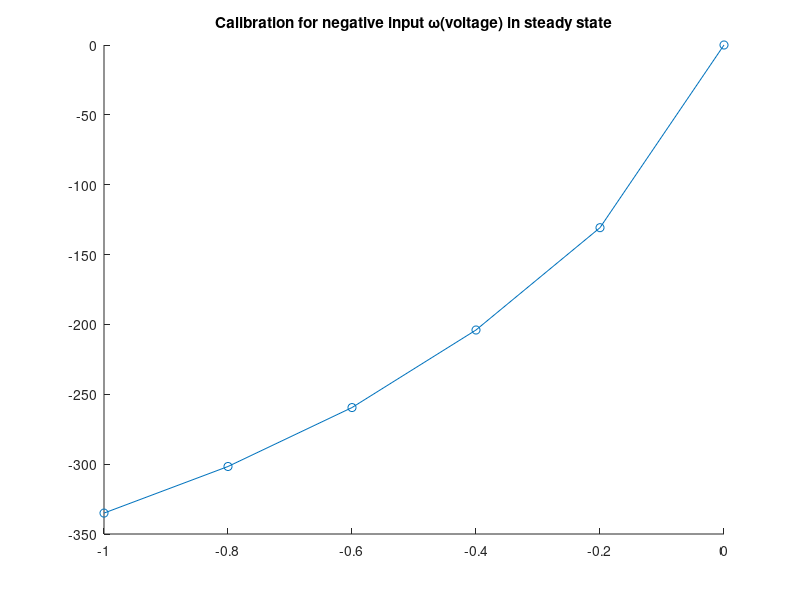
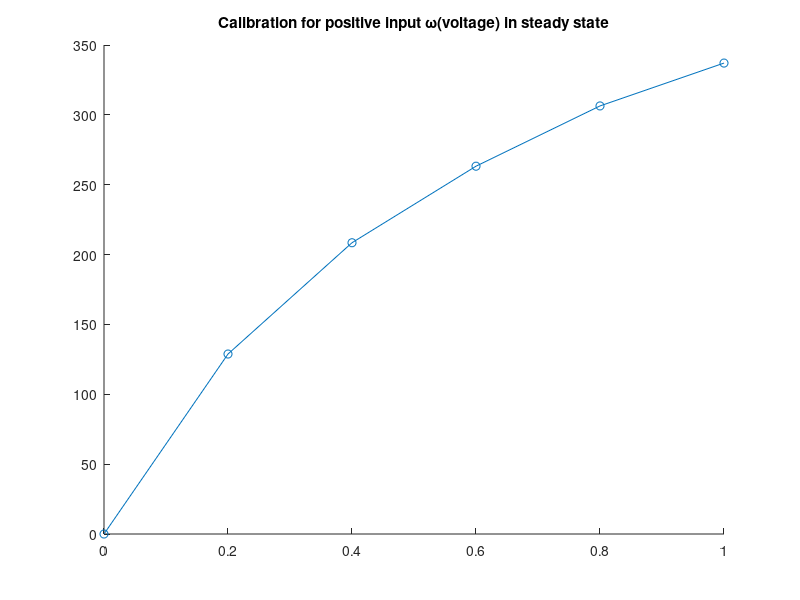

These figures' MATLAB source, in order:
clear all;
close all;
clc
%%

% negative iput
fan1_voltage__ = [-1, -0.8, -0.6, -0.4, -0.2, 0];
fan1_omega__ = [-335.03, -301.68, -259.50, -203.99, -130.75, 0];

figure;
hold on;
plot(fan1_voltage__, fan1_omega__, '-o');

title('Calibration for negative input \omega(voltage) in steady state');
hold off;

fan1_voltage_n = [0, 0.2, 0.4, 0.6, 0.8, 1];
fan1_omega_n = [0, 128.82, 208.47, 263.25, 306.39, 337.07];

figure;
hold on;
plot(fan1_voltage_n, fan1_omega_n, '-o');

title('Calibration for positive input \omega(voltage) in steady state');
hold off;

% negative alpha
% fan1_alpha_negative = []
% fan1_alpha_negative = []

% omega:
% radians/s 

x = 1;
% negative:
negative = 272.9 * x * x + 593.4 * x - 8.529;

% positive:
positive = -284.3 * x * x + 609 * x + 7.086;



%%